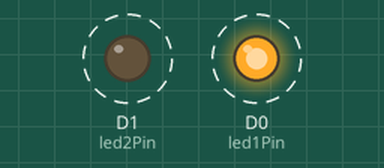
Recording of a sketch running on a simulated ESP8266 (NodeMCU). On the bench: output pins drawn as LEDs (lit = HIGH). Dashed ring = blinking.

Above: at 0.2 s.
Timing chart, 0 to 3.0 s (numbered marks = the images above):
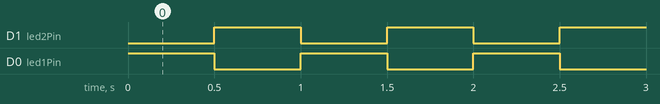

The sketch:

Exercise3.ino
```cpp
// First, we define the variables we want to use.
// Here we have a single LED, we create a variable to
// store a reference to the Pin its on.
// In this case, its D0 (look closely at the Core to find it, bottom right)
int led1Pin = D0; // Put the first LED on pin 0
int led2Pin = D1; // put the second LED on pin 1

// This routine runs only once at the beginning
// As the name suggests we use it to set everything up

void setup() {
  // We want to tell the Core that we'll use
  // D0 + D1 as output pins.

  pinMode(led1Pin, OUTPUT);
  pinMode(led2Pin, OUTPUT);

  // pinMode and other operations should happen here and not in the loop
  // it gets messy otherwise.
}

// This gets called over and over
void loop() {

  // Turn LED 1 on, and LED 2 off
  digitalWrite( led1Pin, HIGH );
  digitalWrite( led2Pin, LOW );
  delay( 500 ); // wait 0.5s

  // Turn LED 2 on, and LED 1 off
  digitalWrite( led1Pin, LOW );
  digitalWrite( led2Pin, HIGH );
  delay( 500 ); // wait 0.5s
}
```

Measured:
- by itself, D1 (led2Pin), D0 (led1Pin): alternates HIGH for 0.50 s and LOW for 0.50 s
